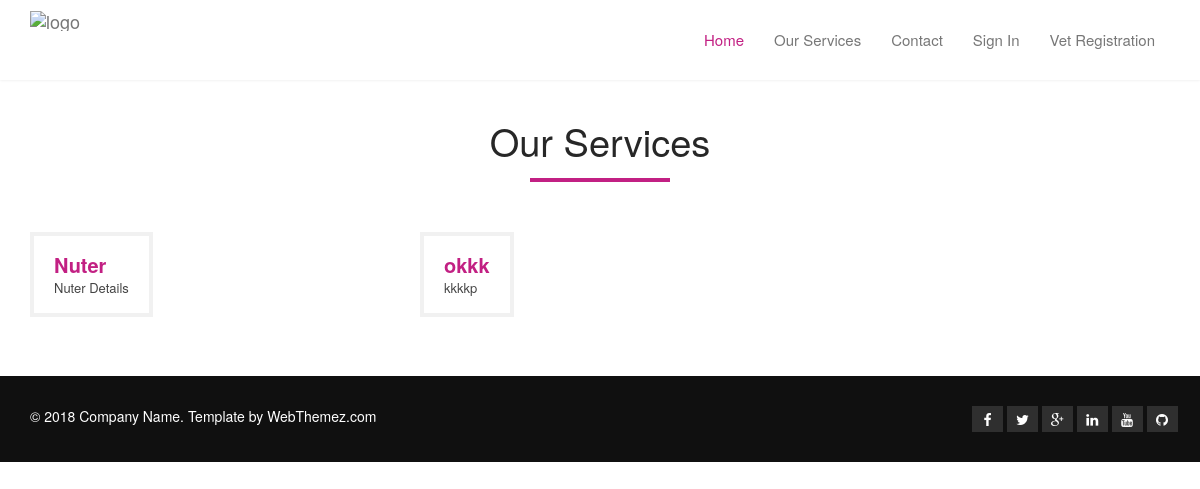
/services.php, run on the app's committed database.
### tables this page shows
CREATE TABLE `services` (
  `id` int(11) NOT NULL,
  `service_name` varchar(80) NOT NULL,
  `service_details` varchar(255) NOT NULL
);

### services.php (the view, shortened to what this page needs)
<?php
include_once 'includes/head.php';
include_once 'includes/header.php';
$conn = connect();
$sql = "SELECT * FROM services Order By service_name ASC ";
$results = $conn->query($sql);
?>
<section id="pricing">
    <div class="container">
        <div class="section-header">
            <h2 class="section-title text-center wow fadeInDown">Our Services</h2>
        </div>
        <div class="row">
            <?php foreach ($results as $value) { ?>
                <div class="col-md-4 menuItem">
                    <ul class="menu">
                        <li>
                            <?= $value['service_name'] ?>
                            <div class="detail"><?= $value['service_details'] ?></div>
                        </li>
                    </ul>
                </div>
            <?php } ?>
        </div>
    </div>
</section>
<?php
include_once 'includes/footer.php';
include_once 'includes/footer_script.php';
?>

### css/styles.css (style rules this page uses)
body { padding-top: 100px; background: #ffffff; font-family: 'Raleway', sans-serif; font-weight: 400; color: #3A3B3C; line-height: 26px; }
h1, h2, h3, h4, h5, h6 { font-weight: 600; font-family: 'Raleway', sans-serif; color: #272727; }
.section-header { margin-bottom: 50px; }
.section-header .section-title { font-size: 38px; color: #272727; position: relative; padding-bottom: 20px; margin: 0 0 20px; }
.section-header .section-title:before { content: ""; position: absolute; width: 140px; bottom: 0; left: 50%; margin-left: -70px; height: 4px; background: #C22083; }
.menuItem .menu { font-size:20px;font-weight:600;list-style:none;padding:0 0 15px;margin-bottom:20px;display:inline-block;color: #C22083; }
.menuItem .menu li { padding: 15px 20px 15px;margin-bottom:20px;display:inline-block;width:100%;float:left;border: #F1F1F1 4px solid; }
.menuItem .detail { font-size:13px; color:#444; font-weight:normal; }
#pricing { padding: 20px 0 0; }

### data on the page
services: service_name "Nuter", service_details "Nuter Details"
services: service_name "okkk", service_details "kkkkp"
